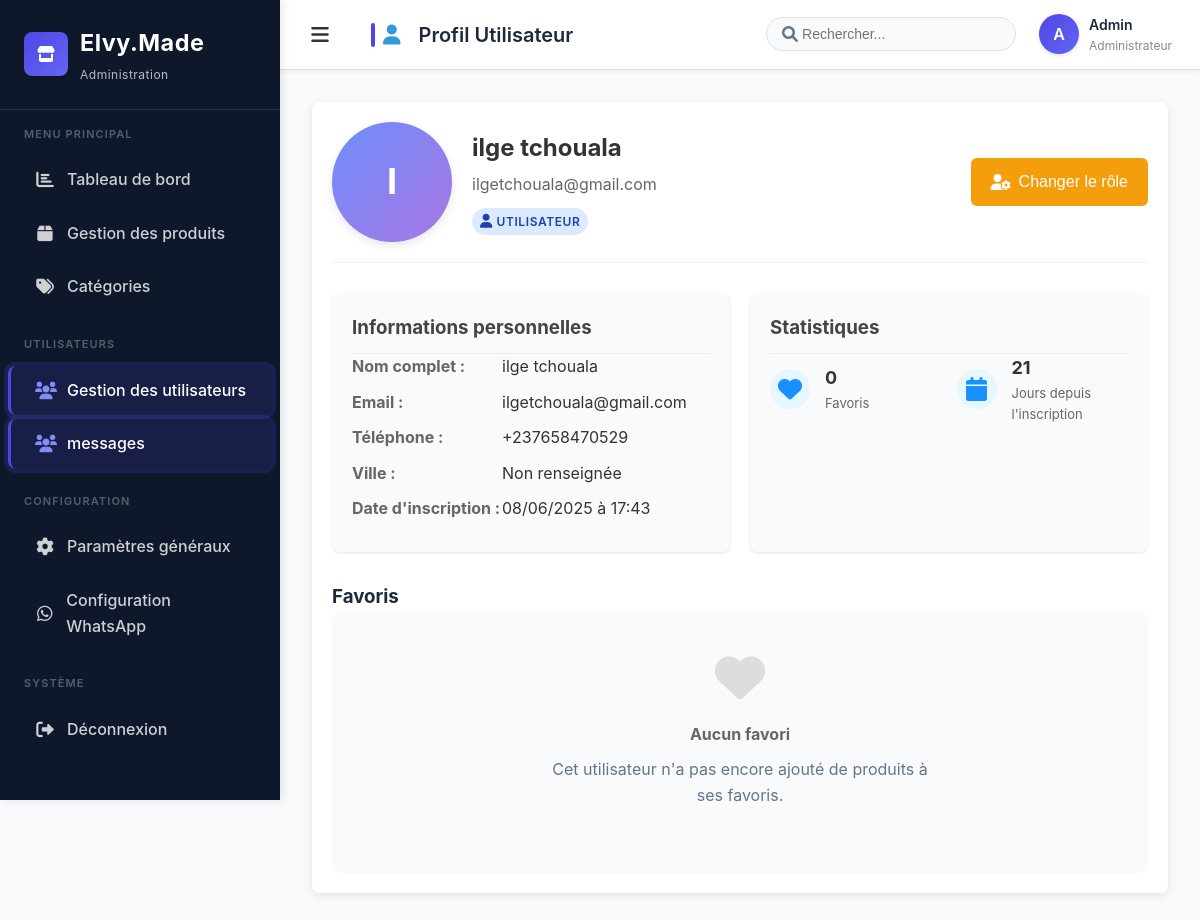
The page /admin/users/view.php?id=2 (signed in) on the database its author committed.
### tables this page shows
CREATE TABLE `users` (
  `id` int NOT NULL,
  `nom` varchar(100) NOT NULL,
  `prenom` varchar(100) DEFAULT NULL,
  `email` varchar(100) NOT NULL,
  `telephone` varchar(20) DEFAULT NULL,
  `ville` varchar(50) DEFAULT NULL,
  `password` varchar(255) NOT NULL,
  `role` enum('user','admin') DEFAULT 'user',
  `avatar` varchar(255) DEFAULT NULL,
  `email_verified` tinyint(1) DEFAULT '0',
  `status` enum('active','inactive','banned') DEFAULT 'active',
  `created_at` timestamp NULL DEFAULT CURRENT_TIMESTAMP,
  `updated_at` timestamp NULL DEFAULT CURRENT_TIMESTAMP ON UPDATE CURRENT_TIMESTAMP,
  `last_login` datetime DEFAULT NULL COMMENT 'Date et heure de la dernière connexion de l''utilisateur'
);

### includes/functions.php (called while the page is built, shortened)
<?php
function formatDateFrench($date, $format = 'd/m/Y à H:i') {
    $timestamp = strtotime($date);
    return date($format, $timestamp);
}
?>

### admin/users/view.php (the view, shortened to what this page needs)
<?php
require_once '../../includes/functions.php';
$user_id = (int)$_GET['id'];
$db = getDBConnection();
$stmt = $db->prepare("SELECT * FROM users WHERE id = ?");
$stmt->execute([$user_id]);
$user = $stmt->fetch();
function generateInitials($user) {
    $initials = '';
    $initials .= strtoupper(substr($user['nom'], 0, 1));
    return $initials;
}
$favorites_stmt = $db->prepare("
    SELECT p.*, c.nom as category_name, f.created_at as favorited_at
    FROM products p
    JOIN favorites f ON p.id = f.product_id
    LEFT JOIN categories c ON p.category_id = c.id
    WHERE f.user_id = ?
    ORDER BY f.created_at DESC
    LIMIT 10
");
$favorites_stmt->execute([$user_id]);
$favorites = $favorites_stmt->fetchAll();
$favorites_count_stmt = $db->prepare("SELECT COUNT(*) FROM favorites WHERE user_id = ?");
$favorites_count_stmt->execute([$user_id]);
$favorites_count = $favorites_count_stmt->fetchColumn();
$stats = [
    'favorites_count' => $favorites_count,
    'registration_date' => $user['created_at']
];
?>
<!DOCTYPE html>
<html lang="fr">
<head>
    <link rel="stylesheet" href="../../assets/css/style.css">
    <link rel="stylesheet" href="../../assets/css/admin.css">
    <link rel="stylesheet" href="../../assets/css/responsive.css">
    <link rel="stylesheet" href="https://cdnjs.cloudflare.com/ajax/libs/font-awesome/6.0.0/css/all.min.css">
</head>
<body>
    <div class="admin-layout">
        <?php include '../includes/sidebar.php'; ?>
        <main class="admin-main">
            <?php include '../includes/header.php'; ?>
            <div class="admin-content">
                <div class="user-profile-container">
                    <div class="user-profile-header">
                     <div class="user-avatar-large">
    <?php
    $avatarPath = '../../uploads/avatars/';
    $avatarFile = htmlspecialchars($user['avatar'] ?? '');
    if (!empty($avatarFile) && file_exists($avatarPath . $avatarFile)):
    ?>
        <img src="<?php echo $avatarPath . $avatarFile; ?>"
            alt="Avatar de <?php echo htmlspecialchars(($user['prenom'] ?? '') . ' ' . $user['nom']); ?>"
            onerror="this.onerror=null;this.parentElement.innerHTML='<?php echo generateInitials($user); ?>'">
    <?php else: ?>
        <?php echo generateInitials($user); ?>
    <?php endif; ?>
</div>
                        <div class="user-profile-info">
                            <h2><?php echo htmlspecialchars(($user['prenom'] ?? '') . ' ' . $user['nom']); ?></h2>
                            <p class="user-email"><?php echo htmlspecialchars($user['email']); ?></p>
                            <div class="user-role">
                                <?php if ($user['role'] === 'admin'): ?>
                                    <span class="badge badge-warning">
                                        <i class="fas fa-user-shield"></i>
                                        Administrateur
                                    </span>
                                <?php else: ?>
                                    <span class="badge badge-info">
                                        <i class="fas fa-user"></i>
                                        Utilisateur
                                    </span>
                                <?php endif; ?>
                            </div>
                        </div>
                        <div class="user-profile-actions">
                            <?php if ($user['id'] != $_SESSION['user_id']): ?>
                                <button onclick="toggleUserRole(<?php echo $user['id']; ?>, '<?php echo $user['role']; ?>')"
                                    class="btn btn-admin-warning">
                                    <i class="fas fa-user-cog"></i>
                                    Changer le rôle
                                </button>
                            <?php endif; ?>
                        </div>
                    </div>
                    <div class="user-details-grid">
                        <div class="user-details-card">
                            <h3>Informations personnelles</h3>
                            <div class="detail-item">
                                <strong>Nom complet :</strong>
                                <span><?php echo htmlspecialchars(($user['prenom'] ?? '') . ' ' . $user['nom']); ?></span>
                            </div>
                            <div class="detail-item">
                                <strong>Email :</strong>
                                <span><?php echo htmlspecialchars($user['email']); ?></span>
                            </div>
                            <div class="detail-item">
                                <strong>Téléphone :</strong>
                                <span><?php echo htmlspecialchars($user['telephone'] ?: 'Non renseigné'); ?></span>
                            </div>
                            <div class="detail-item">
                                <strong>Ville :</strong>
                                <span><?php echo htmlspecialchars($user['ville'] ?: 'Non renseignée'); ?></span>
                            </div>
                            <div class="detail-item">
                                <strong>Date d'inscription :</strong>
                                <span><?php echo formatDateFrench($user['created_at'], 'd/m/Y à H:i'); ?></span>
                            </div>
                        </div>
                        <div class="user-stats-card">
                            <h3>Statistiques</h3>
                            <div class="stats-list">
                                <div class="stat-item">
                                    <div class="stat-icon">
                                        <i class="fas fa-heart"></i>
                                    </div>
                                    <div class="stat-info">
                                        <span class="stat-value"><?php echo $stats['favorites_count']; ?></span>
                                        <span class="stat-label">Favoris</span>
                                    </div>
                                </div>
                                <div class="stat-item">
                                    <div class="stat-icon">
                                        <i class="fas fa-calendar"></i>
                                    </div>
                                    <div class="stat-info">
                                        <span class="stat-value"><?php echo floor((time() - strtotime($user['created_at'])) / (60 * 60 * 24)); ?></span>
                                        <span class="stat-label">Jours depuis l'inscription</span>
                                    </div>
                                </div>
                            </div>
                        </div>
                    </div>
                    <?php if (count($favorites) > 0): ?>
                        <div class="user-favorites-section">
                            <h3>Favoris récents</h3>
                            <div class="favorites-grid">
                                <?php foreach ($favorites as $favorite): ?>
                                    <div class="favorite-item">
                                        <div class="favorite-image">
                                            <img src="../../uploads/products/<?php echo $favorite['image'] ?: 'placeholder.jpg'; ?>"
                                                alt="<?php echo htmlspecialchars($favorite['nom']); ?>">
                                        </div>
                                        <div class="favorite-info">
                                            <h4><?php echo htmlspecialchars($favorite['nom']); ?></h4>
                                            <p class="favorite-category"><?php echo htmlspecialchars($favorite['category_name']); ?></p>
                                            <p class="favorite-price"><?php echo formatPrice($favorite['prix']); ?></p>
                                            <p class="favorite-date">Ajouté le <?php echo formatDateFrench($favorite['favorited_at'], 'd/m/Y'); ?></p>
                                        </div>
                                        <div class="favorite-actions">
                                            <a href="../../pages/product.php?id=<?php echo $favorite['id']; ?>"
                                                class="btn btn-sm btn-admin-primary" target="_blank">
                                                <i class="fas fa-eye"></i>
                                                Voir
                                            </a>
                                        </div>
                                    </div>
                                <?php endforeach; ?>
                            </div>
                            <?php if ($favorites_count > 10): ?>
                                <div class="text-center">
                                    <p>Et <?php echo ($favorites_count - 10); ?> autre<?php echo ($favorites_count - 10) > 1 ? 's' : ''; ?> favori<?php echo ($favorites_count - 10) > 1 ? 's' : ''; ?>...</p>
                                </div>
                            <?php endif; ?>
                        </div>
                    <?php else: ?>
                        <div class="user-favorites-section">
                            <h3>Favoris</h3>
                            <div class="empty-state">
                                <i class="fas fa-heart"></i>
                                <h4>Aucun favori</h4>
                                <p>Cet utilisateur n'a pas encore ajouté de produits à ses favoris.</p>
                            </div>
                        </div>
                    <?php endif; ?>
                </div>
            </div>
        </main>
    </div>
</body>
</html>

### assets/css/style.css (style rules this page uses)
:root { --primary-color: #8b5cf6; --primary-dark: #7c3aed; --primary-light: #c4b5fd; --primary-lighter: #ede9fe; --secondary-color: #a855f7; --accent-color: #f59e0b; --dark-bg: #0f0f23; --dark-card: #1e1b4b; --light-bg: #fafbff; --white: #ffffff; --gray-50: #f8fafc; --gray-100: #f1f5f9; --gray-200: #e2e8f0; --gray-300: #cbd5e1; --gray-400: #94a3b8; --gray-500: #64748b; --gray-600: #475569; --gray-700: #334155; --gray-800: #1e293b; --gray-900: #0f172a; --success-color: #10b981; --error-color: #ef4444; --warning-color: #f59e0b; --info-color: #3b82f6; --gradient-primary: linear-gradient(135deg, var(--primary-color) 0%, var(--secondary-color) 100%); --gradient-light: linear-gradient(135deg, var(--primary-light) 0%, var(--primary-lighter) 100%); --gradient-dark: linear-gradient(135deg, var(--primary-dark) 0%, var(--dark-card) 100%); --font-family: "Inter", -apple-system, BlinkMacSystemFont, "Segoe UI", Roboto, sans-serif; --font-size-xs: 0.75rem; --font-size-sm: 0.875rem; --font-size-base: 1rem; --font-size-lg: 1.125rem; --font-size-xl: 1.25rem; --font-size-2xl: 1.5rem; --font-size-3xl: 1.875rem; --font-size-4xl: 2.25rem; --font-size-5xl: 3rem; --font-size-6xl: 3.75rem; --spacing-1: 0.25rem; --spacing-2: 0.5rem; --spacing-3: 0.75rem; --spacing-4: 1rem; --spacing-5: 1.25rem; --spacing-6: 1.5rem; --spacing-8: 2rem; --spacing-10: 2.5rem; --spacing-12: 3rem; --spacing-16: 4rem; --spacing-20: 5rem; --spacing-24: 6rem; --border-radius: 0.75rem; --border-radius-lg: 1rem; --border-radius-xl: 1.25rem; --border-radius-2xl: 1.5rem; --border-radius-full: 9999px; --shadow-sm: 0 1px 2px 0 rgb(0 0 0 / 0.05); --shadow: 0 4px 6px -1px rgb(0 0 0 / 0.1), 0 2px 4px -2px rgb(0 0 0 / 0.1); --shadow-md: 0 10px 15px -3px rgb(0 0 0 / 0.1), 0 4px 6px -4px rgb(0 0 0 / 0.1); --shadow-lg: 0 20px 25px -5px rgb(0 0 0 / 0.1), 0 8px 10px -6px rgb(0 0 0 / 0.1); --shadow-xl: 0 25px 50px -12px rgb(0 0 0 / 0.25); --shadow-2xl: 0 25px 50px -12px rgb(0 0 0 / 0.25); --shadow-inner: inset 0 2px 4px 0 rgb(0 0 0 / 0.05); --shadow-colored: 0 10px 15px -3px rgb(139 92 246 / 0.3), 0 4px 6px -4px rgb(139 92 246 / 0.3); --transition: all 0.3s cubic-bezier(0.4, 0, 0.2, 1); --transition-fast: all 0.15s cubic-bezier(0.4, 0, 0.2, 1); --transition-slow: all 0.5s cubic-bezier(0.4, 0, 0.2, 1); }
* { margin: 0; padding: 0; box-sizing: border-box; }
body { font-family: var(--font-family); font-size: var(--font-size-base); line-height: 1.6; color: var(--gray-800); background-color: var(--light-bg); -webkit-font-smoothing: antialiased; -moz-osx-font-smoothing: grayscale; }
.btn { display: inline-flex; align-items: center; justify-content: center; gap: var(--spacing-2); padding: var(--spacing-3) var(--spacing-6); border-radius: var(--border-radius-lg); text-decoration: none; font-weight: 600; font-size: var(--font-size-base); transition: var(--transition); border: 2px solid transparent; cursor: pointer; min-height: 48px; }

### rows shown on the page
users: nom "I", prenom+nom "ilge tchouala", email "ilgetchouala@gmail.com", telephone "+237658470529", ville "Non renseignée", created_at "08/06/2025 à 17:43"

### other values the page prints
$page_title "Profil Utilisateur"
substr($_SESSION['user_name'], 0, 1) "A"
$_SESSION['user_name'] "Admin"
$stats['favorites_count'] "0"
